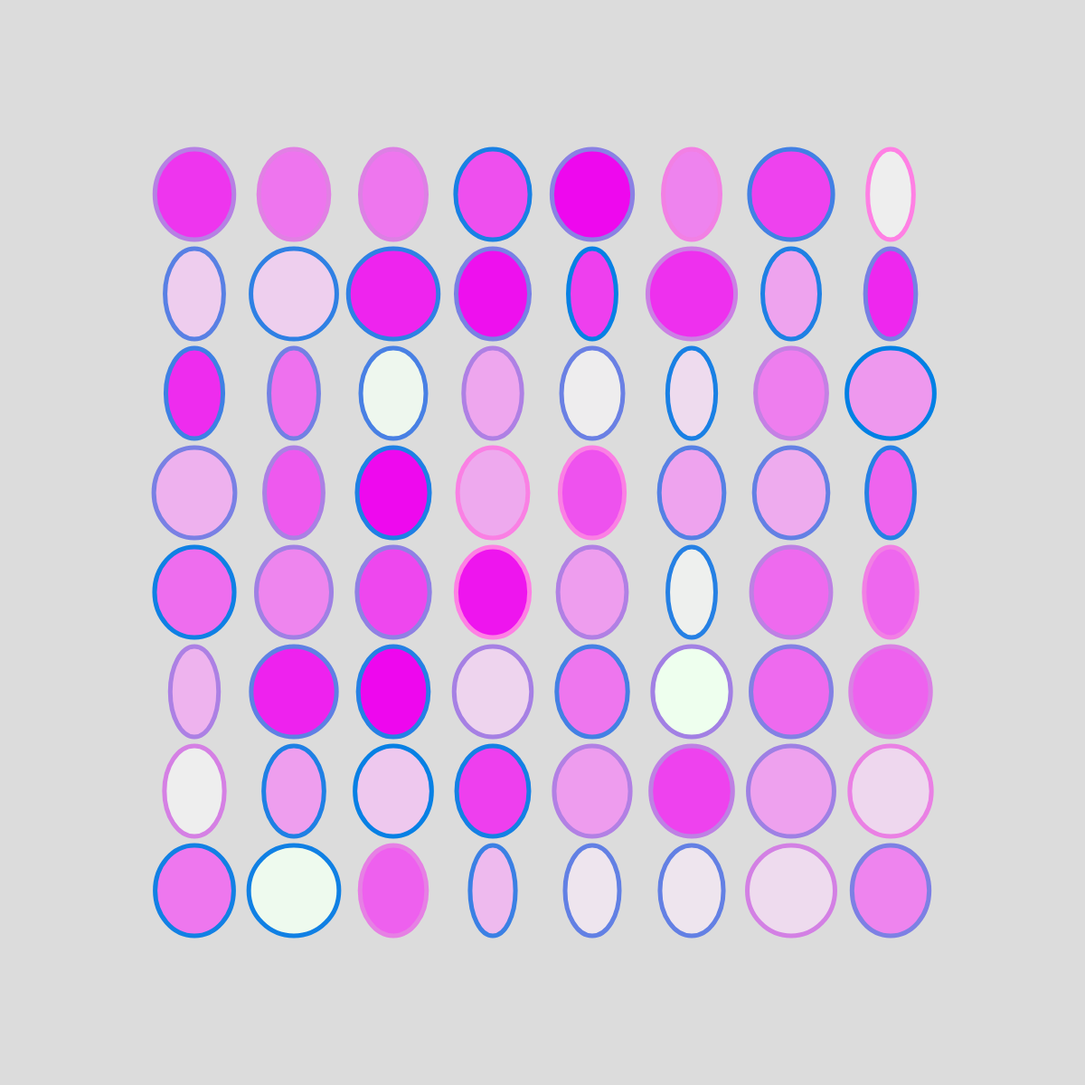
Frame 1 (no input)
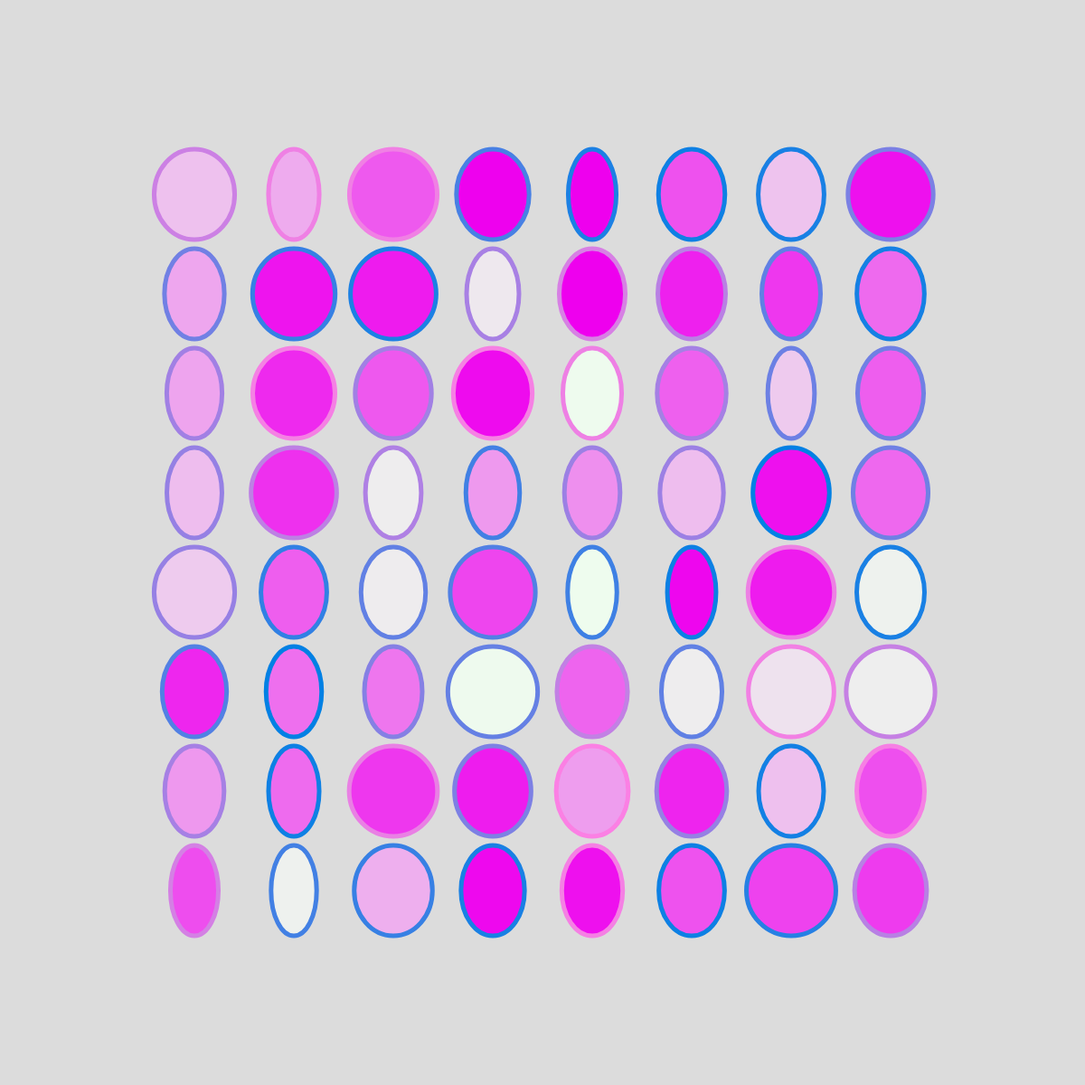
Frame 2 (the mouse pressed at the canvas centre, redrawn once)

The p5.js sketch that drew these frames (run headless with seeded random() and noise() and a simulated clock; the mouse was pressed at the canvas centre and the sketch redrawn once):

// p5.js sketch
// ── sketch.js
function setup() {
  createCanvas(1200, 1200);
  noLoop();
}

function draw() {
  // setting the background to white
  background(220);

  // push the grid out of the corner more centered 
  translate(215,215);

  for (let x = 0; x < 8; x += 1) {
    for(let y = 0; y < 8; y += 1) {
      push();

      // move the drawing plan to 
      // add a new circle
      translate(x * 110, y * 110);

      // line thickness 
      strokeWeight(5);

      // line color  
      stroke(random(0,255),128,228);

      // fill color 
      fill(238, random(0,255), 238);

      // draw the circle
      ellipse (0,0, random(50,100),100);

      pop();
    }
  }
}
